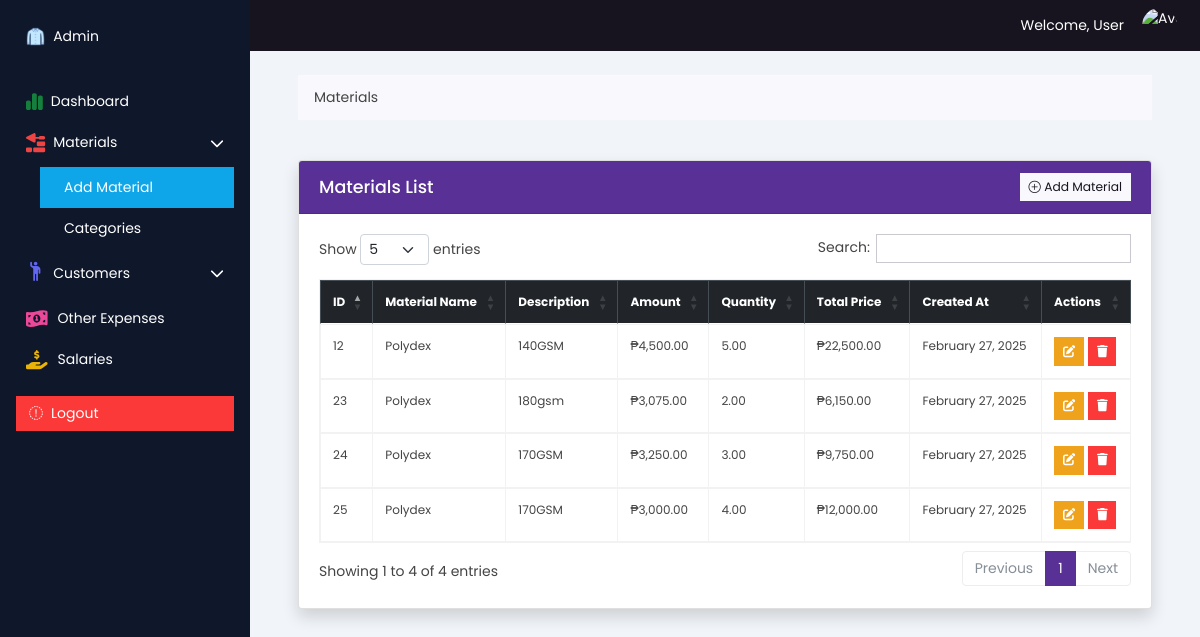
Page /admin/materials.php on the committed database.
### tables this page shows
CREATE TABLE `materials` (
  `material_id` int(11) NOT NULL,
  `category_id` int(11) NOT NULL,
  `name` varchar(255) NOT NULL,
  `description` text NOT NULL,
  `amount` decimal(10,2) NOT NULL,
  `quantity` decimal(10,2) NOT NULL,
  `total_price` decimal(10,2) NOT NULL,
  `purchase_date` timestamp NOT NULL DEFAULT current_timestamp(),
  `supplier` varchar(100) NOT NULL,
  `created_at` timestamp NOT NULL DEFAULT current_timestamp() ON UPDATE current_timestamp(),
  `updated_at` timestamp NOT NULL DEFAULT current_timestamp()
);

### models/admin_materials.php (called while the page is built, shortened)
<?php
function getMaterialsWithCategory($conn) {
    $sql = "SELECT m.*,
                   c.category_name
            FROM materials m
            JOIN material_categories c ON m.category_id = c.category_id
            ORDER BY m.material_id DESC";
    $result = $conn->query($sql);
    if ($result->num_rows > 0) {
        return $result->fetch_all(MYSQLI_ASSOC);
    } else {
        return [];
    }
}
?>

### admin/materials.php (shortened to what this page needs)
<?php
require '../inc/database.php';
require '../models/admin_materials.php';
$materials = getMaterialsWithCategory($conn);
?>
<!DOCTYPE html>
<html lang="en">
<head>
    <?php require '../inc/head.php'; ?>
    <link rel="stylesheet" href="../public/css/main.css">
</head>
<body class="poppins-regular">
    <?php require 'partials/sidebar.php'; ?>
    <div class="flex-grow-1 bg-slate-100">
        <?php require 'partials/header.php'; ?>
        <div class="container mt-4 px-5">
            <div class="row mb-4">
                <div class="col-md-12">
                    <nav aria-label="breadcrumb">
                        <ol class="breadcrumb">
                            <li class="breadcrumb-item active" aria-current="page">Materials</li>
                        </ol>
                    </nav>
                </div>
            </div>
            <div class="row mb-4">
                <div class="col-md-12">
                    <div class="card shadow rounded">
                        <div class="card-header bg-primary text-white d-flex justify-content-between align-items-center">
                            <h5 class="mb-0">Materials List</h5>
                            <button class="btn btn-light btn-sm" data-bs-toggle="modal" data-bs-target="#addMaterialModal">
                                <i class="bi bi-plus-circle"></i> Add Material
                            </button>
                        </div>
                        <div class="card-body">
                            <table id="materialsDataTable" class="table table-bordered table-hover text-xs">
                                <thead class="table-dark">
                                    <tr>
                                        <th>ID</th>
                                        <th>Material Name</th>
                                        <th>Description</th>
                                        <th>Amount</th>
                                        <th>Quantity</th>
                                        <th>Total Price</th>
                                        <th>Created At</th>
                                        <th>Actions</th>
                                    </tr>
                                </thead>
                                <tbody id="materials-table">
                                    <?php if (!empty($materials)): ?>
                                        <?php foreach ($materials as $material): ?>
                                            <tr data-category="<?= htmlspecialchars($material['category_name']) ?>">
                                                <td><?= htmlspecialchars($material['material_id']) ?></td>
                                                <td><?= htmlspecialchars($material['name']) ?></td>
                                                <td><?= htmlspecialchars($material['description']) ?></td>
                                                <td>₱<?= number_format($material['amount'], 2) ?></td>
                                                <td><?= htmlspecialchars($material['quantity']) ?></td>
                                                <td>₱<?= number_format($material['total_price'], 2) ?></td>
                                                <td><?= date('F j, Y', strtotime($material['created_at'])) ?></td>
                                                <td>
                                                    <button type="button" class="btn btn-warning btn-sm" data-bs-toggle="modal" data-bs-target="#editModal<?= $material['material_id'] ?>">
                                                        <i class="fa-solid fa-pen-to-square"></i>
                                                    </button>
                                                    <form action="../controllers/admin_delete_material.php" method="POST" class="d-inline">
                                                        <button type="submit" class="btn btn-danger btn-sm">
                                                            <i class="fa-solid fa-trash"></i>
                                                        </button>
                                                    </form>
                                                </td>
                                            </tr>
                                        <?php endforeach; ?>
                                    <?php else: ?>
                                        <tr>
                                            <td colspan="9" class="text-center">No materials found.</td>
                                        </tr>
                                    <?php endif; ?>
                                </tbody>
                            </table>
                        </div>
                    </div>
                </div>
            </div>
        </div>
    </div>
</body>
</html>

### public/css/main.css (style rules this page uses)
.poppins-regular { font-family: "Poppins", sans-serif; font-weight: 400; font-style: normal; }
* { margin: 0; padding: 0; box-sizing: border-box; }
body { display: flex; }
.bg-slate-100 { background-color: #f1f5f9; }
.text-xs { font-size: 0.75rem; }

### rows in the picture
materials: material_id "25", name "Polydex", description "170GSM", amount "3,000.00", quantity "4.00", total_price "12,000.00", created_at "February 27, 2025"
materials: material_id "24", name "Polydex", description "170GSM", amount "3,250.00", quantity "3.00", total_price "9,750.00", created_at "February 27, 2025"
materials: material_id "23", name "Polydex", description "180gsm", amount "3,075.00", quantity "2.00", total_price "6,150.00", created_at "February 27, 2025"
materials: material_id "12", name "Polydex", description "140GSM", amount "4,500.00", quantity "5.00", total_price "22,500.00", created_at "February 27, 2025"

### other values in the picture
$account_info['username'] "User"
